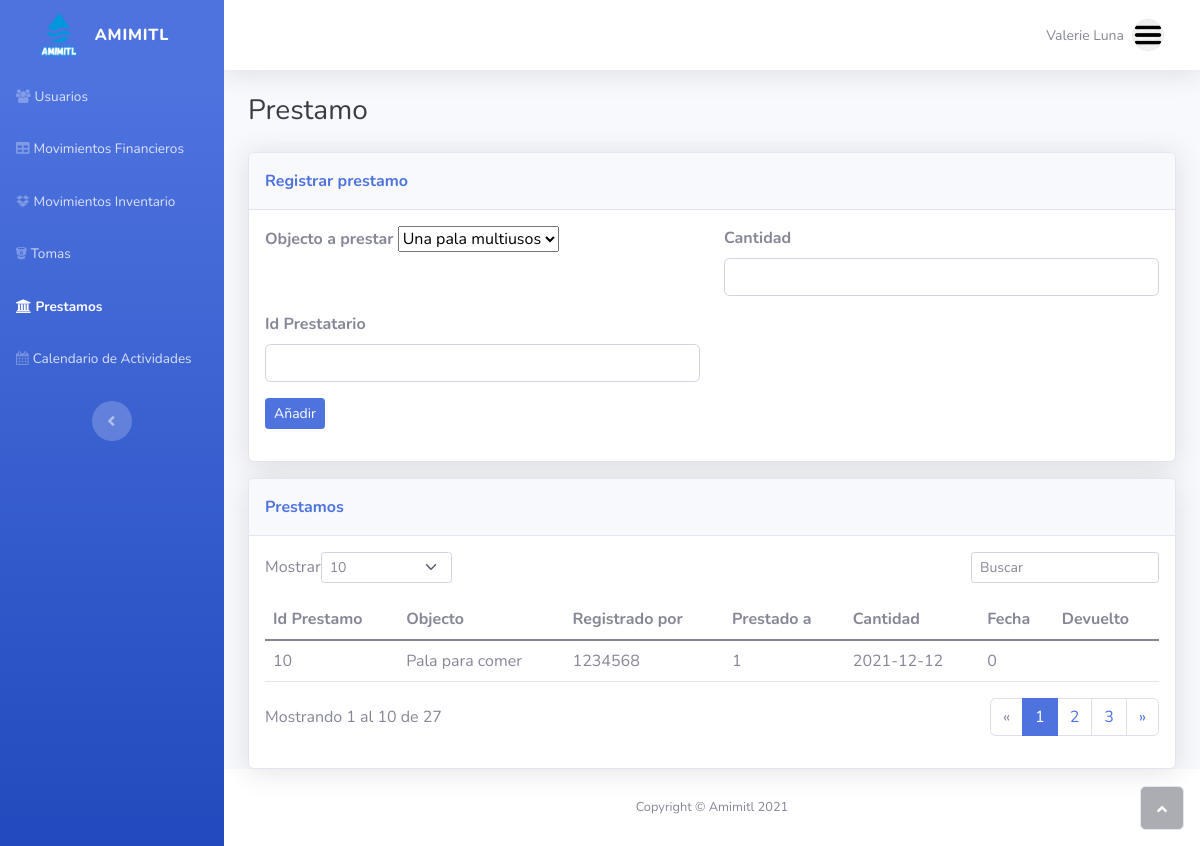
/prestamos.php, run on the app's committed database.
### tables this page shows
CREATE TABLE `prestamos` (
  `idPrestamos` int(11) NOT NULL,
  `Cantidad` int(11) NOT NULL,
  `Fecha` date DEFAULT NULL,
  `Devuelto` tinyint(1) NOT NULL DEFAULT 0,
  `Objeto_idObjeto` int(11) NOT NULL,
  `Administrador_idAdministrador` int(11) NOT NULL,
  `Persona_idPersona` int(11) NOT NULL
);

CREATE TABLE `objeto` (
  `idObjeto` int(11) NOT NULL,
  `Nombre` varchar(60) NOT NULL,
  `Descripcion` varchar(200) NOT NULL,
  `Cantidad` int(11) NOT NULL
);

### prestamos.php (the view, shortened to what this page needs)
<!DOCTYPE html>
<html>
<head>
    <link rel="stylesheet" href="assets/bootstrap/css/bootstrap.min.css">
    <link rel="stylesheet" href="assets/fonts/fontawesome-all.min.css">
    <link rel="stylesheet" href="assets/fonts/font-awesome.min.css">
    <link rel="stylesheet" href="assets/fonts/fontawesome5-overrides.min.css">
</head>
<body id="page-top">
    <div id="wrapper">
        <nav class="navbar navbar-dark align-items-start sidebar sidebar-dark accordion bg-gradient-primary p-0">
            <div class="container-fluid d-flex flex-column p-0"><a class="navbar-brand d-flex justify-content-center align-items-center sidebar-brand m-0" href="#">
                    <div class="sidebar-brand-icon rotate-n-15" style="background: url(&quot;assets/img/amimitl.png&quot;) center / contain no-repeat;width: 40px;height: 40px;transform: scale(1.37);"></div>
                    <div class="sidebar-brand-text mx-3"><span>Amimitl</span></div>
                </a>
                <ul class="navbar-nav text-light" id="accordionSidebar">
                    <li class="nav-item"><a class="nav-link" href="index.php"><i class="fa fa-group"></i><span>Usuarios</span></a></li>
                    <li class="nav-item"><a class="nav-link" href="movimientosFinancieros.php"><i class="fas fa-table"></i><span>Movimientos Financieros</span></a><a class="nav-link" href="movimientosInventario.php"><i class="fa fa-dropbox"></i><span>Movimientos Inventario</span></a><a class="nav-link" href="tomas.php"><i class="fa fa-bitbucket"></i><span>Tomas</span></a><a class="nav-link active" href="prestamos.php"><i class="fa fa-institution"></i><span>Prestamos</span></a><a class="nav-link" href="calendario.php"><i class="fa fa-calendar"></i><span>Calendario de Actividades</span></a></li>
                </ul>
                <div class="text-center d-none d-md-inline"><button class="btn rounded-circle border-0" id="sidebarToggle" type="button"></button></div>
            </div>
        </nav>
        <div class="d-flex flex-column" id="content-wrapper">
            <div id="content">
                <nav class="navbar navbar-light navbar-expand bg-white shadow mb-4 topbar static-top">
                    <div class="container-fluid"><button class="btn btn-link d-md-none rounded-circle me-3" id="sidebarToggleTop" type="button"><i class="fas fa-bars"></i></button>
                        <ul class="navbar-nav flex-nowrap ms-auto">
                            <li class="nav-item dropdown no-arrow">
                                <div class="nav-item dropdown no-arrow"><a class="dropdown-toggle nav-link" aria-expanded="false" data-bs-toggle="dropdown" href="#"><span class="d-none d-lg-inline me-2 text-gray-600 small">Valerie Luna</span><img class="border rounded-circle img-profile" src="assets/img/avatars/menu.png"></a>
                                </div>
                            </li>
                        </ul>
                    </div>
                </nav>
                <div class="container-fluid">
                    <h3 class="text-dark mb-4">Prestamo</h3>
                    <div id="content-3">
                        <div class="card shadow mb-3">
                            <div class="card-header py-3">
                                <p class="text-primary m-0 fw-bold">Registrar prestamo</p>
                            </div>
                            <div class="card-body">
                                <form method="post">
                                    <div class="row">
                                        <div class="col">
                                            <div class="mb-3"><label class="form-label" for="username"><strong>Objecto a prestar</strong><br></label>
                                            <label><select name="obj" class= "form-label">
                                                <?php
                                                include("assets/php/conexion.php");
                                                $sql = "SELECT * FROM objeto";
                                                $result = mysqli_query($conn, $sql);
                                                while($row = mysqli_fetch_array($result)){
                                                    $id = $row['idObjeto'];
                                                    $nombre = $row['Descripcion'];
                                                ?>
                                                <option value="<?php echo $id; ?>"><?php echo $nombre; ?></option>
                                                <?php
                                                }
                                                ?>
                                            </select></label>
                                            </div>
                                        </div>
                                        <div class="col">
                                            <div class="mb-3"><label class="form-label" for="email"><strong>Cantidad</strong><br></label><input class="form-control" type="number" id="email-1" name="cantidad" min="1" required=""></div>
                                        </div>
                                    </div>
                                    <div class="row">
                                        <div class="col">
                                            <div class="mb-3"><label class="form-label" for="No. Contrato"><strong>Id Prestatario</strong><br></label><input class="form-control" type="text" id="first_name-1" name="IdContrato" required="" pattern="[0-9]+"></div>
                                        </div>
                                        <div class="col">
                                        </div>
                                    </div>
                                    <div class="mb-3"><button class="btn btn-primary btn-sm" type="submit" name ="pres">Añadir</button></div>
                                </form>
                            </div>
                        </div>
                    </div>
                    <div class="card shadow">
                        <div class="card-header py-3">
                            <p class="text-primary m-0 fw-bold">Prestamos</p>
                        </div>
                        <div class="card-body">
                            <div class="row">
                                <div class="col-md-6 text-nowrap">
                                    <div id="dataTable_length-1" class="dataTables_length" aria-controls="dataTable"><label class="form-label">Mostrar<select class="d-inline-block form-select form-select-sm">
                                                <option value="10" selected="">10</option>
                                            </select>&nbsp;</label></div>
                                </div>
                                <div class="col-md-6">
                                    <div class="text-md-end dataTables_filter" id="dataTable_filter-1"><label class="form-label"><input type="search" class="form-control form-control-sm" aria-controls="dataTable" placeholder="Buscar"></label></div>
                                </div>
                            </div>
                            <div class="table-responsive table mt-2" id="dataTable-1" role="grid" aria-describedby="dataTable_info">
                                <table class="table my-0" id="dataTable">
                                    <thead>
                                        <tr>
                                            <th>Id Prestamo</th>
                                            <th>Objecto</th>
                                            <th>Registrado por</th>
                                            <th>Prestado a</th>
                                            <th>Cantidad</th>
                                            <th>Fecha</th>
                                            <th>Devuelto</th>
                                        </tr>
                                    </thead>
                                    <tbody>
                                    <?php
                                        include("assets/php/conexion.php");
                                        $sql = "SELECT * FROM prestamos";
                                        $result = mysqli_query($conn, $sql);
                                        while($mostrar = mysqli_fetch_array($result)){
                                        ?>
                                        <tr>
                                            <?php
                                            $id = $mostrar['Objeto_idObjeto'];
                                            $sql2 = "SELECT Descripcion FROM objeto WHERE idObjeto ='$id'";
                                            $result2 = mysqli_query($conn, $sql2);
                                            while($mostrar2 = mysqli_fetch_array($result2)){
                                                $nombre = $mostrar2['Descripcion'];
                                            }
                                            ?>
                                            <td><?php echo $mostrar['idPrestamos']?></td>
                                            <td><?php echo $nombre?></td>
                                            <td><?php echo $mostrar['Administrador_idAdministrador']?></td>
                                            <td><?php echo $mostrar['Cantidad']?></td>
                                            <td><?php echo $mostrar['Fecha']?></td>
                                            <td><?php echo $mostrar['Devuelto']?></td>
                                        </tr>
                                        <?php
                                        }
                                        ?>
                                    </tbody>
                                </table>
                            </div>
                            <div class="row">
                                <div class="col-md-6 align-self-center">
                                    <p id="dataTable_info-1" class="dataTables_info" role="status" aria-live="polite">Mostrando 1 al 10 de 27</p>
                                </div>
                                <div class="col-md-6">
                                    <nav class="d-lg-flex justify-content-lg-end dataTables_paginate paging_simple_numbers">
                                        <ul class="pagination">
                                            <li class="page-item disabled"><a class="page-link" href="#" aria-label="Previous"><span aria-hidden="true">«</span></a></li>
                                            <li class="page-item active"><a class="page-link" href="#">1</a></li>
                                            <li class="page-item"><a class="page-link" href="#">2</a></li>
                                            <li class="page-item"><a class="page-link" href="#">3</a></li>
                                            <li class="page-item"><a class="page-link" href="#" aria-label="Next"><span aria-hidden="true">»</span></a></li>
                                        </ul>
                                    </nav>
                                </div>
                            </div>
                        </div>
                    </div>
                </div>
            </div>
            <footer class="bg-white sticky-footer">
                <div class="container my-auto">
                    <div class="text-center my-auto copyright"><span>Copyright © Amimitl 2021</span></div>
                </div>
            </footer>
        </div><a class="border rounded d-inline scroll-to-top" href="#page-top"><i class="fas fa-angle-up"></i></a>
    </div>
</body>
</html>

### data on the page
prestamos: idPrestamos "10", Objeto_idObjeto.Descripcion "Pala para comer", Administrador_idAdministrador "1234568", Cantidad "1", Fecha "2021-12-12", Devuelto "0"

### other printed values
form field obj "Una pala multiusos"
